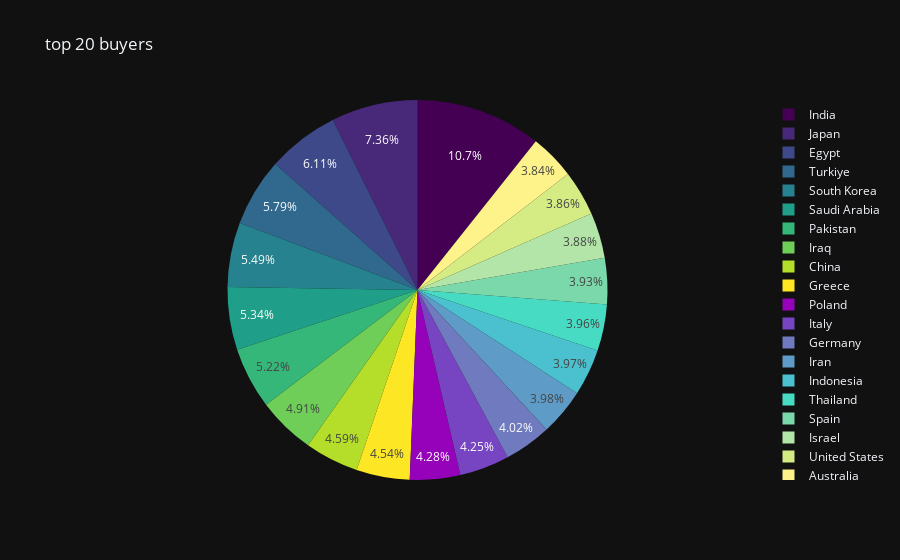

Notebook code for this chart:
### Code cell
# Group the data by Seller and count the number of transactions
Buyer_counts = df.groupby("Buyer", maintain_order=True).agg(pl.count())
Buyer_sorted_top10 = Buyer_counts.sort("count", descending=True).head(20)

# Calculate the count for the "other" category
other_count = Buyer_counts.sum()["count"][0] - Buyer_sorted_top10.sum()["count"][0]
others_df = pl.DataFrame({'Buyer': "other countries", "count": other_count})
others_df = others_df.with_columns([pl.col("count").cast(pl.Int64, strict=False)])
Buyer_sorted_top10 = Buyer_sorted_top10.with_columns([pl.col("count").cast(pl.Int64, strict=False)])
new_df = pl.concat([Buyer_sorted_top10, others_df], rechunk=True)

# Create a polar pie chart of the top sellers
px.pie(df,
       names = Buyer_sorted_top10.select('Buyer').to_series(),
       values = Buyer_sorted_top10.select("count").to_series(),
       color_discrete_sequence=px.colors.sequential.Viridis,
       title="top 20 buyers")

### Figure 1 — Plotly figure (JSON) as saved in the notebook; plotly's stock layout.template omitted (floating-point values rounded to 4 significant figures)
{"data": [{"domain": {"x": [0.0, 1.0], "y": [0.0, 1.0]}, "hovertemplate": "label=%{label}<br>value=%{value}<extra></extra>", "labels": ["India", "Japan", "Egypt", "Turkiye", "South Korea", "Saudi Arabia", "Pakistan", "Iraq", "China", "Greece", "Poland", "Italy", "Germany", "Iran", "Indonesia", "Thailand", "Spain", "Israel", "United States", "Australia"], "legendgroup": "", "name": "", "showlegend": true, "values": [2543, 1749, 1452, 1377, 1304, 1270, 1240, 1167, 1090, 1078, 1016, 1009, 955, 945, 944, 940, 934, 921, 918, 912], "type": "pie"}], "layout": {"legend": {"tracegroupgap": 0}, "title": {"text": "top 20 buyers"}, "piecolorway": ["#440154", "#482878", "#3e4989", "#31688e", "#26828e", "#1f9e89", "#35b779", "#6ece58", "#b5de2b", "#fde725"]}}
